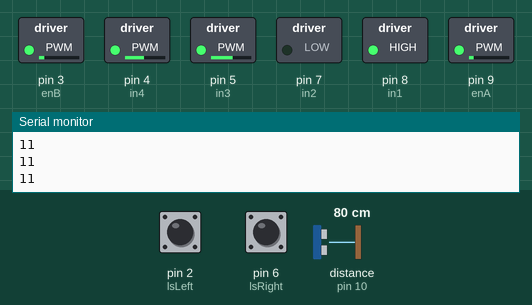
This sketch was run on a simulated Arduino Uno, built with avr-gcc and run on an emulated ATmega328P. On the bench: switched loads named in the sketch (green lamp = pin HIGH), the last lines printed to the serial monitor. Wiring (inferred from the names in the program): ultrasonic range finder: trigger pin 11; echo pin 10. The test bench sets the inputs (shaded band); at power-on: distance to the obstacle (sensor on pin 10) 80 cm, pin 2 (lsLeft) HIGH, pin 6 (lsRight) HIGH. The echo pulse lasts 58.3 µs per cm; pins used as bus, display or sensor lines are not drawn.

Above: at 6.29 s.
6.3 s: distance to the obstacle (sensor on pin 10) set to 45 cm
9.3 s: distance to the obstacle (sensor on pin 10) set to 38 cm
At 10.3 s:
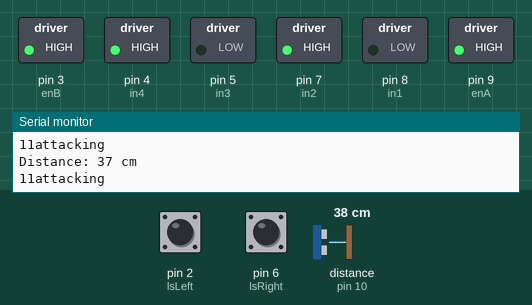
10.8 s: pin 2 (lsLeft) pulled LOW for 0.15 s
At 10.99 s:
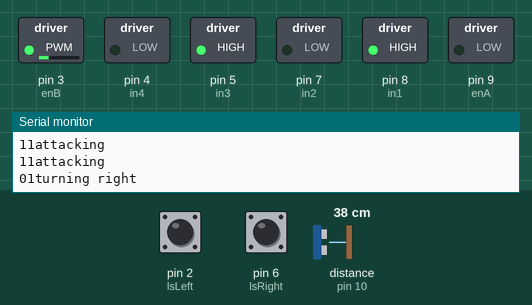
12.6 s: pin 6 (lsRight) pulled LOW for 0.15 s
At 12.79 s:
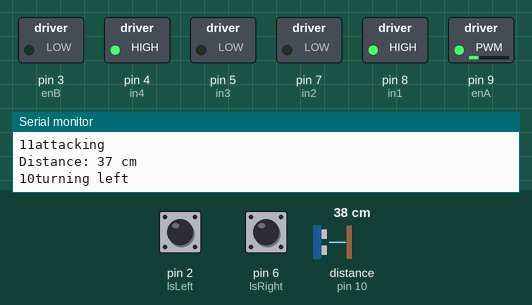
14.4 s: pin 2 (lsLeft) pulled LOW for 1 s
At 17.0 s:
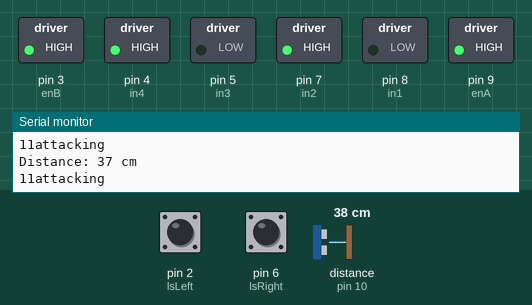
18.4 s: pin 2 (lsLeft) pulled LOW for 3.2 s
At 19.3 s:
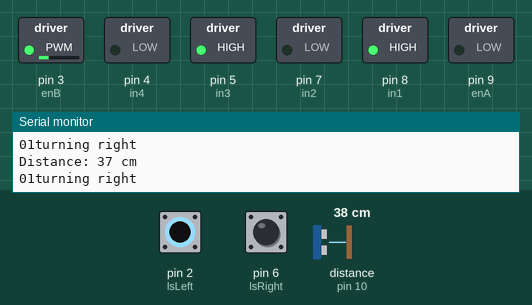
Timing chart, 0 to 23.3 s (numbered marks = the images above; inputs shaded):
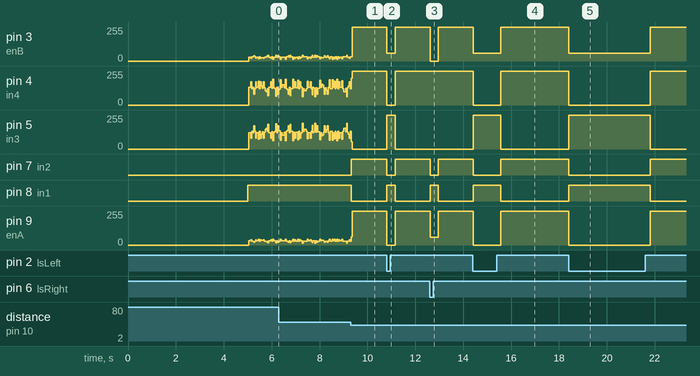

The sketch:

modified_attack.ino
```cpp
//Initialize Ultrasonic
#define ECHO_PIN 10
#define TRIG_PIN 11

//ultrasonic sensorrrrr
//ultrasonic timings
unsigned long currentMillis;
unsigned long previousMillis;
const unsigned long US_PERIOD = 100; //period between readings
//Max distance we want
const int MAX_DISTANCE = 200;
int distance;

//motor 1
int enA=9;
int in1=8;
int in2=7;

//motor 2
int enB=3;
int in3=5;
int in4=4;

//line sensors
int lsLeft = 2;
int lsRight = 6;
int sensorValueLeft = 1;
int sensorValueRight = 1;

//attack adjustment
boolean target = false;
int targetD = 40;
String action;
int turnCounter;


void setup() {
  pinMode(TRIG_PIN, OUTPUT); // Sets the trigPin as an OUTPUT
  pinMode(ECHO_PIN, INPUT); // Sets the echoPin as an INPUT

  // set all motor pins to outputs
  pinMode(enA, OUTPUT);
  pinMode(enB, OUTPUT);
  pinMode(in1, OUTPUT);
  pinMode(in2, OUTPUT);
  pinMode(in3, OUTPUT);
  pinMode(in4, OUTPUT);

  //line sensor setup
  pinMode(lsLeft, INPUT);
  pinMode(lsRight,INPUT);

  Serial.begin(9600);
  delay(5000);
}

void loop() {
  usReadCm(); //ultrasonic distances

  lineSensor(); //

  attack();

}

void usReadCm(){
  currentMillis = millis();

  if(currentMillis > previousMillis + US_PERIOD){

    //clears trig
    digitalWrite(TRIG_PIN, LOW);
    delayMicroseconds(2);

    //sets the trig pin to high for 10 microseconds
    digitalWrite(TRIG_PIN, HIGH);
    delayMicroseconds(10);
    digitalWrite(TRIG_PIN, LOW);

    //reads the echo_pin
    long duration = pulseIn(ECHO_PIN, HIGH, 38000);

    distance = duration*0.034/2;//in centimeters

    if(distance > MAX_DISTANCE){
      distance = MAX_DISTANCE;
    }
    if(distance == 0){
      distance = MAX_DISTANCE;
    }

    Serial.print("Distance: ");
    Serial.print(distance);
    Serial.println(" cm");

    previousMillis = currentMillis;

    if((distance<targetD) && (sensorValueLeft==1) && (sensorValueRight==1)){
     target = true;
     }
  }
}

void lineSensor(){
  sensorValueLeft = digitalRead(lsLeft);
  Serial.print(sensorValueLeft);

  sensorValueRight = digitalRead(lsRight);
  Serial.print(sensorValueRight);
  }

void attack(){

  if(sensorValueLeft==0 && sensorValueRight==0){
    backward();
    target = false;
    action = "backing up";
    Serial.println(action);
    delay(200);

    }
  else if(sensorValueLeft==0){
    turnRight(60);
    target = false;
    action = "turning right";
    Serial.println(action);
    delay(200);
    }
  else if(sensorValueRight==0){
    turnLeft(60);
    target = false;
    action = "turning left";
    Serial.println(action);
    delay(200);
    }
    else if((target == true) && (sensorValueLeft==1) && (sensorValueRight==1) ){
    forward();
    action = "attacking";
    Serial.println(action);

    }
    else if (!(target == true) && (sensorValueLeft==1) && (sensorValueRight==1) ){

      if(action=="turning left"){
        turnLeft(60);
        action = "turning left";
      }
      else if(action == "turning right"){
        turnRight(60);
        action = "turning right";
      }
      else{
        if(turnCounter%2==0){
          turnLeft(60);
        }
        else{
          turnRight(60);
        }
        turnCounter++;
      }

    Serial.println(action);

    }
  }


void forward() {

  digitalWrite(in1, LOW);
  digitalWrite(in2, HIGH);
  digitalWrite(in3, LOW);
  digitalWrite(in4, HIGH);

//SET SPEED TO 20O OUT OF POSSIBLE RANGE 0~255
  analogWrite(enA, 255);
  analogWrite(enB, 255);

}

void forward(int tempSpeed) {

  digitalWrite(in1, LOW);
  digitalWrite(in2, HIGH);
  digitalWrite(in3, LOW);
  digitalWrite(in4, HIGH);

//SET SPEED TO 20O OUT OF POSSIBLE RANGE 0~255
  analogWrite(enA, tempSpeed);
  analogWrite(enB, tempSpeed);

}

void backward(){

  digitalWrite(in1, HIGH);
  digitalWrite(in2, LOW);
  digitalWrite(in3, HIGH);
  digitalWrite(in4, LOW);

  analogWrite(enA, 255);
  analogWrite(enB, 255);
}

void backward(int tempSpeed){

  digitalWrite(in1, HIGH);
  digitalWrite(in2, LOW);
  digitalWrite(in3, HIGH);
  digitalWrite(in4, LOW);

  analogWrite(enA, tempSpeed);
  analogWrite(enB, tempSpeed);
}

void turnLeft(){

  digitalWrite(in1, HIGH);
  digitalWrite(in2, LOW);
  digitalWrite(in3, LOW);
  digitalWrite(in4, HIGH);

  analogWrite(enA, 255);
  analogWrite(enB, 0);
}

void turnLeft(int tempSpeed){

  digitalWrite(in1, HIGH);
  digitalWrite(in2, LOW);
  digitalWrite(in3, LOW);
  digitalWrite(in4, HIGH);

  analogWrite(enA, tempSpeed);
  analogWrite(enB, 0);
}

void turnRight(){

  digitalWrite(in1, HIGH);
  digitalWrite(in2, LOW);
  digitalWrite(in3, HIGH);
  digitalWrite(in4, LOW);

  analogWrite(enA, 0);
  analogWrite(enB, 255);
}

void turnRight(int tempSpeed){

  digitalWrite(in1, HIGH);
  digitalWrite(in2, LOW);
  digitalWrite(in3, HIGH);
  digitalWrite(in4, LOW);

  analogWrite(enA, 0);
  analogWrite(enB, tempSpeed);
}

//turn by having wheels spin in opposite directions
void turnturnLeft(int tempSpeed){

  digitalWrite(in1, HIGH);
  digitalWrite(in2, LOW);
  digitalWrite(in3, LOW);
  digitalWrite(in4, HIGH);

  analogWrite(enA, tempSpeed);
  analogWrite(enB, tempSpeed);
}

void turnturnRight(int tempSpeed){

  digitalWrite(in1, LOW);
  digitalWrite(in2, HIGH);
  digitalWrite(in3, HIGH);
  digitalWrite(in4, LOW);

  analogWrite(enA, tempSpeed);
  analogWrite(enB, tempSpeed);
}

void noward(){

  digitalWrite(in1, HIGH);
  digitalWrite(in2, LOW);
  digitalWrite(in3, HIGH);
  digitalWrite(in4, LOW);

  analogWrite(enA, 0);
  analogWrite(enB, 0);

}
```

Measured:
- the behaviour switches between 41 and 40 cm on distance to the obstacle (sensor on pin 10) (found by bisection; images 0 and 1)
- after the input at 9.3 s, pin 7 (in2): LOW → HIGH at once; pin 8 (in1): HIGH → LOW at once
- after the input at 10.8 s, pin 3 (enB): 255/255 → 60/255 at once, → 255/255 0.35 s later; pin 4 (in4), pin 9 (enA): 255/255 → 0/255 at once, → 255/255 0.35 s later; pin 5 (in3): 0/255 → 255/255 at once, → 0/255 0.35 s later; pin 7 (in2): HIGH → LOW at once, → HIGH 0.35 s later; pin 8 (in1): LOW → HIGH at once, → LOW 0.35 s later
- after the input at 12.6 s, pin 3 (enB): 255/255 → 0/255 at once, → 255/255 0.34 s later; pin 7 (in2): HIGH → LOW at once, → HIGH 0.34 s later; pin 8 (in1): LOW → HIGH at once, → LOW 0.34 s later; pin 9 (enA): 255/255 → 60/255 at once, → 255/255 0.34 s later
- after the input at 14.4 s, pin 3 (enB): 255/255 → 60/255 at once, → 255/255 1.2 s later; pin 4 (in4), pin 9 (enA): 255/255 → 0/255 at once, → 255/255 1.2 s later; pin 5 (in3): 0/255 → 255/255 at once, → 0/255 1.2 s later; pin 7 (in2): HIGH → LOW at once, → HIGH 1.2 s later; pin 8 (in1): LOW → HIGH at once, → LOW 1.2 s later
- after the input at 18.4 s, pin 3 (enB): 255/255 → 60/255 at once, → 255/255 3.4 s later; pin 4 (in4), pin 9 (enA): 255/255 → 0/255 at once, → 255/255 3.4 s later; pin 5 (in3): 0/255 → 255/255 at once, → 0/255 3.4 s later; pin 7 (in2): HIGH → LOW at once, → HIGH 3.4 s later; pin 8 (in1): LOW → HIGH at once, → LOW 3.4 s later
